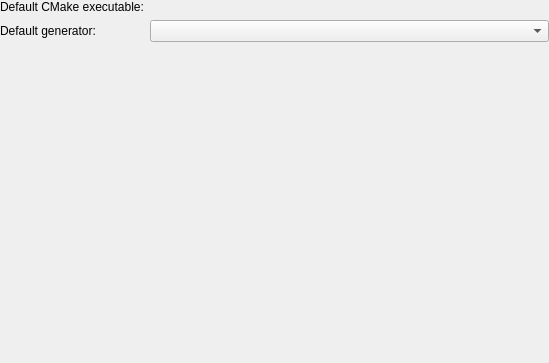
<?xml version="1.0" encoding="UTF-8"?>
<ui version="4.0">
 <class>CMakeBuilderPreferences</class>
 <widget class="QWidget" name="CMakeBuilderPreferences">
  <property name="geometry">
   <rect>
    <x>0</x>
    <y>0</y>
    <width>549</width>
    <height>363</height>
   </rect>
  </property>
  <layout class="QFormLayout" name="formLayout">
   <property name="margin">
    <number>0</number>
   </property>
   <item row="0" column="0">
    <widget class="QLabel" name="label1">
     <property name="text">
      <string>Default CMake executable:</string>
     </property>
    </widget>
   </item>
   <item row="0" column="1">
    <widget class="KUrlRequester" name="kcfg_cmakeExecutable">
     <property name="sizePolicy">
      <sizepolicy hsizetype="Expanding" vsizetype="Preferred">
       <horstretch>0</horstretch>
       <verstretch>0</verstretch>
      </sizepolicy>
     </property>
    </widget>
   </item>
   <item row="1" column="0">
    <widget class="QLabel" name="label2">
     <property name="text">
      <string>Default generator:</string>
     </property>
    </widget>
   </item>
   <item row="1" column="1">
    <widget class="QComboBox" name="kcfg_generator"/>
   </item>
  </layout>
 </widget>
 <customwidgets>
  <customwidget>
   <class>KUrlRequester</class>
   <extends>QWidget</extends>
   <header>kurlrequester.h</header>
  </customwidget>
 </customwidgets>
 <resources/>
 <connections/>
</ui>
